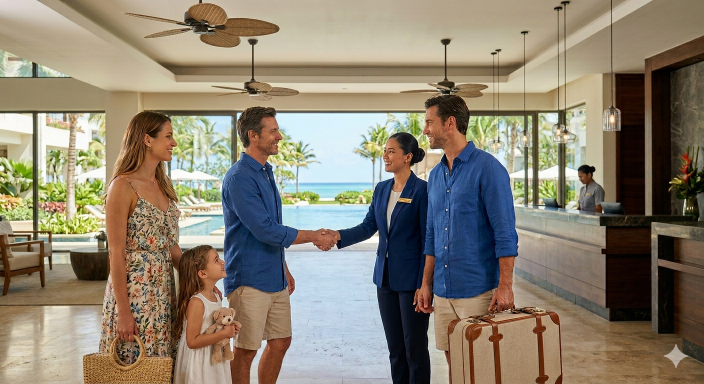
#> input picture msresort/staticfiles/images/about.png, 1408 x 768 px (shown at 1/2 size); its folder holds 4 pictures in this run
$ python optimize_assets.py
#> lines starting #> are read from the running program, lines starting #| are printed output that depends on the picture
"""Optional image compression for Vercel deploy builds (requires Pillow)."""
from pathlib import Path

try:
    from PIL import Image
except ImportError:
    Image = None

STATIC_IMAGES = Path(__file__).resolve().parent.parent / "msresort" / "static" / "images"
MAX_WIDTH = 1400
JPEG_QUALITY = 82


def optimize_image(path: Path) -> None:
    original_size = path.stat().st_size
    suffix = path.suffix.lower()

    with Image.open(path) as img:
#> img is the input picture: PIL image 1408x768 RGBA; mean R, G, B, A 139.7, 129.9, 113.4, 255
        if img.width > MAX_WIDTH:
            ratio = MAX_WIDTH / img.width
#> ratio = 0.994
            new_size = (MAX_WIDTH, int(img.height * ratio))
#> new_size = (1400, 763)
            img = img.resize(new_size, Image.Resampling.LANCZOS)
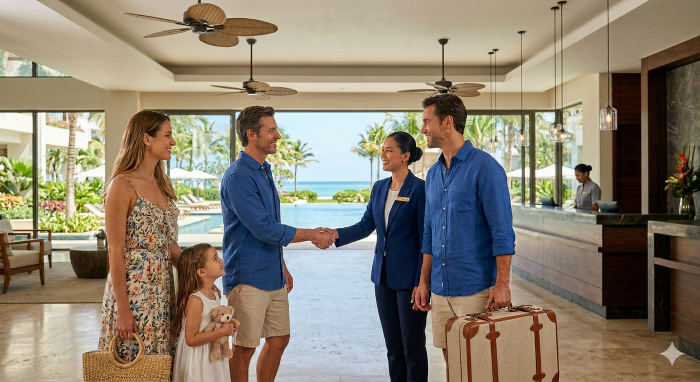
#> img: PIL image 1400x763 RGBA (shown at 1/2 size); mean R, G, B, A 139.7, 129.9, 113.4, 255

        if suffix in (".jpg", ".jpeg"):
            rgb = img.convert("RGB")
            rgb.save(path, "JPEG", quality=JPEG_QUALITY, optimize=True)
        elif suffix == ".png":
            img.save(path, "PNG", optimize=True)
        elif suffix == ".webp":
            img.save(path, "WEBP", quality=JPEG_QUALITY, method=6)
        elif suffix == ".avif":
            return

    saved = original_size - path.stat().st_size
    if saved > 0:
        print(f"  {path.name}: {original_size // 1024}KB -> {path.stat().st_size // 1024}KB")


def main() -> None:
    if Image is None:
        print("Pillow not installed — skipping image optimization.")
        return

    if not STATIC_IMAGES.is_dir():
        raise SystemExit(f"Missing images directory: {STATIC_IMAGES}")

    print(f"Optimizing images in {STATIC_IMAGES}")
    for path in sorted(STATIC_IMAGES.iterdir()):
        if path.suffix.lower() in (".jpg", ".jpeg", ".png", ".webp"):
            try:
                optimize_image(path)
            except OSError as exc:
                print(f"  Skipped {path.name}: {exc}")
    print("Done.")


if __name__ == "__main__":
    main()
